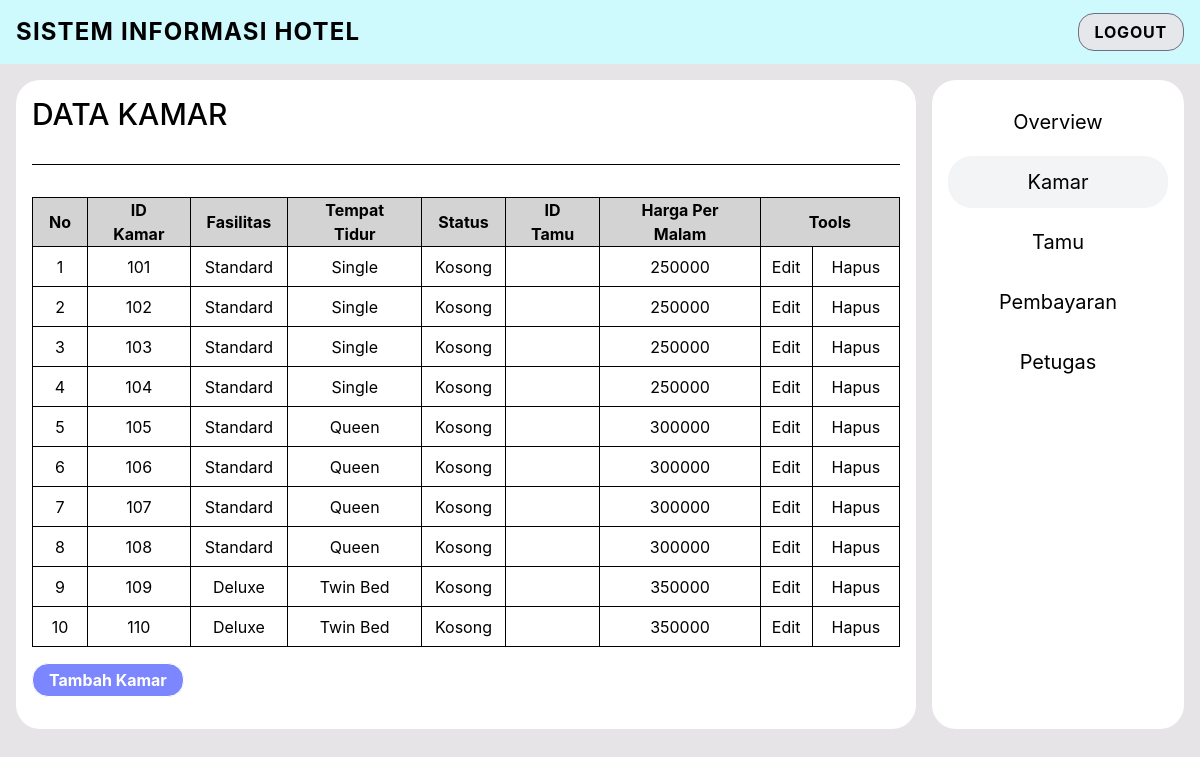
/src/petugas/admin/kamar.php (signed in), run on the app's committed database.
### tables this page shows
CREATE TABLE `kamar` (
  `id_kamar` int(11) NOT NULL,
  `fasilitas` varchar(16) NOT NULL,
  `tempat_tidur` varchar(16) NOT NULL,
  `status` varchar(16) NOT NULL,
  `id_tamu` int(11) DEFAULT NULL,
  `harga_per_malam` int(11) DEFAULT NULL
);

### src/petugas/admin/tabel_kamar.php (the view, shortened to what this page needs)
<?php
include_once __DIR__ . "/../../koneksi.php";
?>
<table class="text-center border border-collapse" cellspacing="1" cellpadding="3">
    <tr class="h-10" bgcolor="lightgray">
        <th class="px-4 border">No</th>
        <th class="px-4 border">ID Kamar</th>
        <th class="px-4 border">Fasilitas</th>
        <th class="px-4 border">Tempat Tidur</th>
        <th class="px-4 border">Status</th>
        <th class="px-4 border">ID Tamu</th>
        <th class="px-4 border">Harga Per Malam</th>
        <th class="px-12 border" colspan="2" align="center">Tools</th>
    </tr>
    <?php
    $stmt_data_kamar = $pdo->query("SELECT * FROM kamar ORDER BY id_kamar ASC");
    $nomor = 0;
    while ($data = $stmt_data_kamar->fetch()) {
        $nomor++;
    ?>
        <tr class="h-10">
            <td class="border"><?php echo $nomor; ?></td>
            <td class="border"><?php echo $data['id_kamar']; ?></td>
            <td class="border"><?php echo $data['fasilitas']; ?></td>
            <td class="border"><?php echo $data['tempat_tidur']; ?></td>
            <td class="border"><?php echo $data['status']; ?></td>
            <td class="border"><?php echo $data['id_tamu']; ?></td>
            <td class="border"><?php echo $data['harga_per_malam']; ?></td>
            <td class="border">
                <button
                    data-mode="edit"
                    data-id="<?php echo $data['id_kamar'] ?>"
                    data-id-kamar="<?php echo $data['id_kamar'] ?>"
                    data-fasilitas="<?php echo $data['fasilitas'] ?>"
                    data-tempat-tidur="<?php echo $data['tempat_tidur'] ?>"
                    data-status="<?php echo $data['status'] ?>"
                    data-id-tamu="<?php echo $data['id_tamu'] ?>"
                    data-harga-per-malam="<?php echo $data['harga_per_malam'] ?>"
                    class="js-btnAksi hover:underline hover:underline-offset-4 hover:text-lg hover:text-blue-700 hover:font-bold transition-all cursor-pointer">
                    Edit</button>
            </td>
            <td class="border">
                <button
                    id="btnHapus"
                    data-mode="delete"
                    data-id="<?php echo $data['id_kamar'] ?>"
                    class="js-btnAksi hover:underline hover:underline-offset-4 hover:text-lg hover:text-blue-700 hover:font-bold transition-all cursor-pointer">
                    Hapus</button>
            </td>
        </tr>
    <?php } ?>
</table>
<button data-mode="insert" class="border my-4 px-4 py-1 cursor-pointer hover:animate-pulse bg-indigo-400 text-white font-bold rounded-2xl js-btnAksi">
    Tambah Kamar</button>

### src/petugas/admin/kamar.php (shortened to what this page needs)
<!DOCTYPE html>
<html lang="en">
<head>
    <?php
    if (str_contains($_SERVER['HTTP_HOST'], 'ddev.site')): ?>
    <script type="module" src="https://<?=  $_SERVER['HTTP_HOST'] ?>:5173/@vite/client"></script>
    <link rel="stylesheet" href="https://<?=  $_SERVER['HTTP_HOST'] ?>:5173/src/style.css">
    <?php
    else: ?>
    <link rel="stylesheet" href="../../../dist/outputHasil.css">
    <?php endif; ?>
</head>
<body class="bg-mauve-200">
    <header class="flex justify-between items-center bg-cyan-100 p-4">
        <div>
            <p class="font-bold text-2xl tracking-wider">SISTEM INFORMASI HOTEL</p>
        </div>
        <div>
            <a class="py-2 px-4 bg-gray-200 rounded-2xl border border-gray-500 font-bold tracking-wider" href="logout.php">LOGOUT</a>
        </div>
    </header>
    <div class="flex p-4 gap-4">
        <main class="bg-white min-w-[75vw] rounded-3xl p-4 ">
            <p class="text-3xl font-medium">DATA KAMAR</p>
            <hr class="my-8">
            <?php include "tabel_kamar.php" ?>
        </main>
        <aside class="bg-white w-full rounded-3xl p-4">
            <ul class="flex flex-col gap-2 justify-center items-center cursor-pointer">
                <li class="w-full rounded-3xl">
                    <a class="hover:bg-gray-200 active:bg-gray-300 transition inline-block w-full text-center text-xl rounded-3xl py-3" href="./halaman_utama.php">Overview</a>
                </li>
                <li class="w-full rounded-3xl">
                    <a class="hover:bg-gray-200 active:bg-gray-300 bg-gray-100 transition inline-block w-full text-center text-xl rounded-3xl py-3">Kamar</a>
                </li>
                <li class="w-full rounded-3xl">
                    <a class="hover:bg-gray-200 active:bg-gray-300 transition inline-block w-full text-center text-xl rounded-3xl py-3" href="./tamu.php">Tamu</a>
                </li>
                <li class="w-full rounded-3xl">
                    <a class="hover:bg-gray-200 active:bg-gray-300 transition inline-block w-full text-center text-xl rounded-3xl py-3" href="./pembayaran.php">Pembayaran</a>
                </li>
                <li class="w-full rounded-3xl">
                    <a class="hover:bg-gray-200 active:bg-gray-300 transition inline-block w-full text-center text-xl rounded-3xl py-3" href="./petugas.php">Petugas</a>
                </li>
            </ul>
        </aside>
    </div>
</body>
</html>

### data on the page
kamar: id_kamar "101", fasilitas "Standard", tempat_tidur "Single", status "Kosong", harga_per_malam "250000"
kamar: id_kamar "102", fasilitas "Standard", tempat_tidur "Single", status "Kosong", harga_per_malam "250000"
kamar: id_kamar "103", fasilitas "Standard", tempat_tidur "Single", status "Kosong", harga_per_malam "250000"
kamar: id_kamar "104", fasilitas "Standard", tempat_tidur "Single", status "Kosong", harga_per_malam "250000"
kamar: id_kamar "105", fasilitas "Standard", tempat_tidur "Queen", status "Kosong", harga_per_malam "300000"
kamar: id_kamar "106", fasilitas "Standard", tempat_tidur "Queen", status "Kosong", harga_per_malam "300000"
kamar: id_kamar "107", fasilitas "Standard", tempat_tidur "Queen", status "Kosong", harga_per_malam "300000"
kamar: id_kamar "108", fasilitas "Standard", tempat_tidur "Queen", status "Kosong", harga_per_malam "300000"
kamar: id_kamar "109", fasilitas "Deluxe", tempat_tidur "Twin Bed", status "Kosong", harga_per_malam "350000"
kamar: id_kamar "110", fasilitas "Deluxe", tempat_tidur "Twin Bed", status "Kosong", harga_per_malam "350000"
